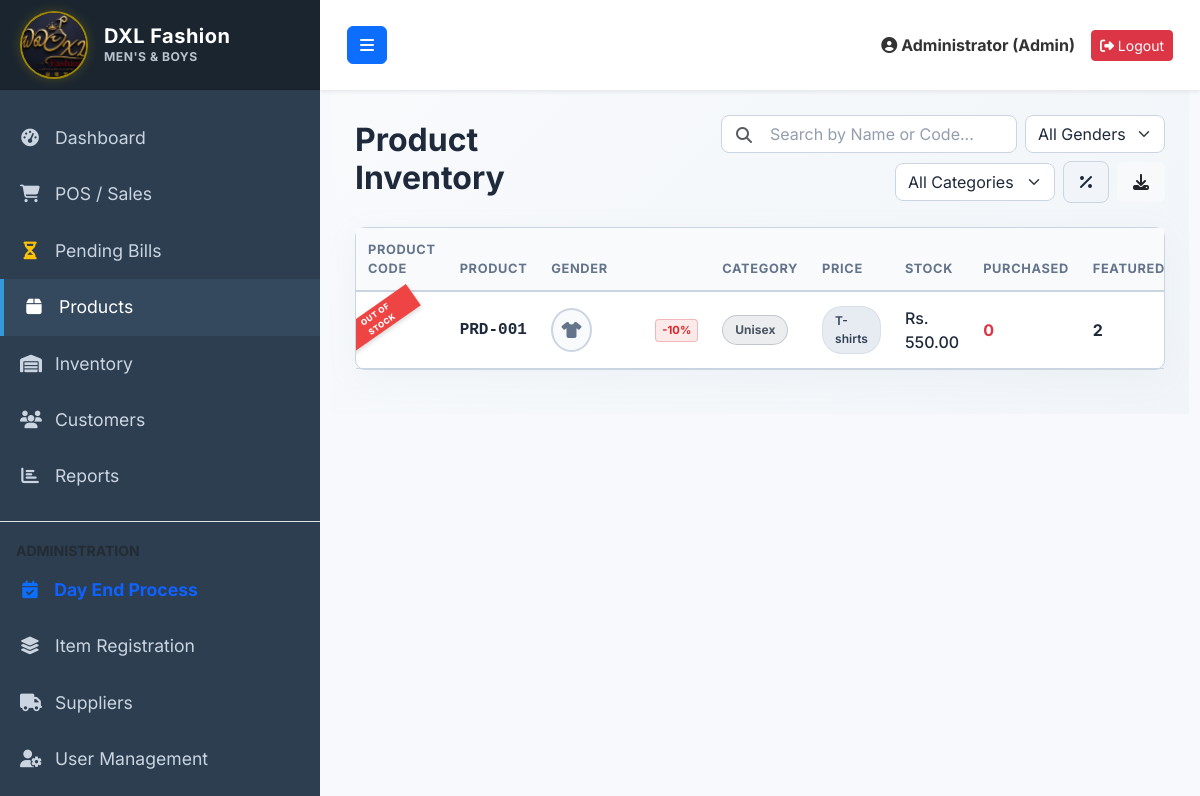
Before: /products.php (signed in) with the older database file.
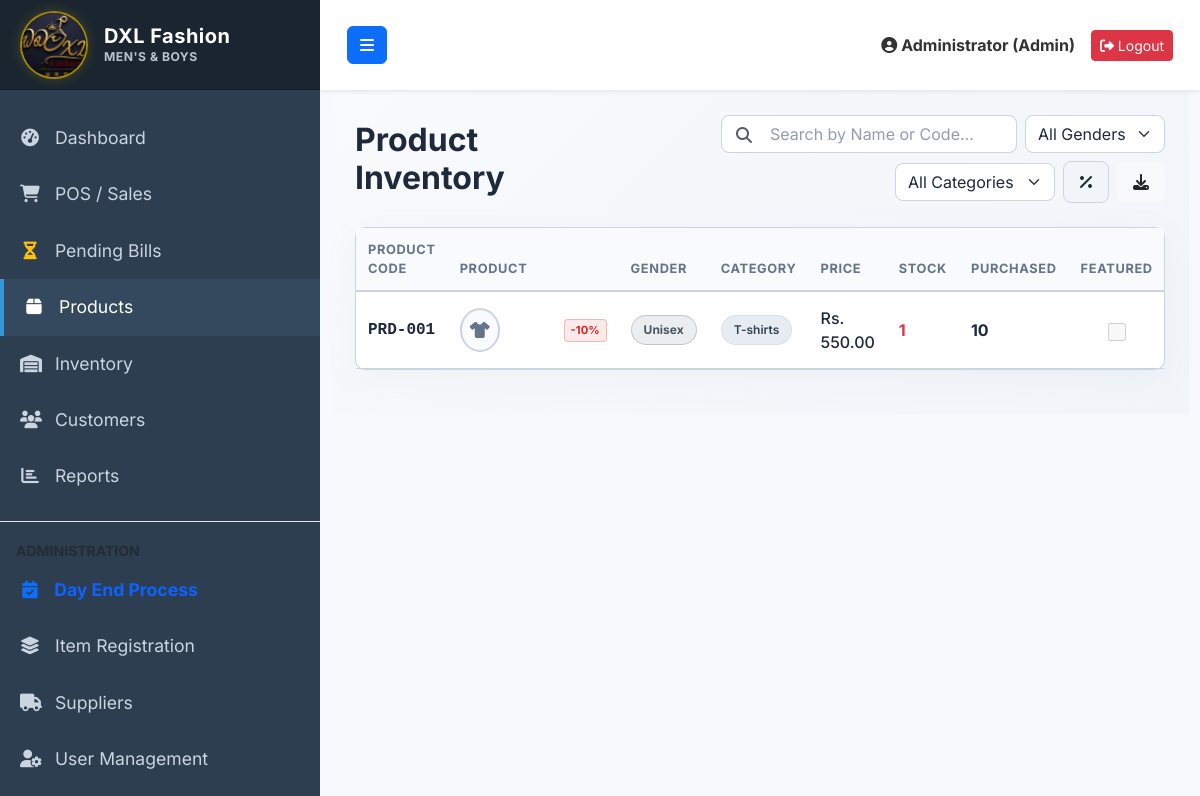
After: the same page with the newer database file.
### tables this page shows
CREATE TABLE `products` (
  `id` int(11) NOT NULL AUTO_INCREMENT,
  `category_id` int(11) DEFAULT NULL,
  `brand_id` int(11) DEFAULT NULL,
  `product_name` varchar(255) NOT NULL,
  `barcode` varchar(100) DEFAULT NULL,
  `size` varchar(10) DEFAULT NULL,
  `gender` varchar(20) DEFAULT 'Unisex',
  `color` varchar(50) DEFAULT NULL,
  `purchase_price` decimal(10,2) NOT NULL DEFAULT 0.00,
  `selling_price` decimal(10,2) NOT NULL DEFAULT 0.00,
  `discount_percent` int(11) DEFAULT 0,
  `stock_quantity` int(11) NOT NULL DEFAULT 0,
  `is_featured` tinyint(1) DEFAULT 0,
  `reorder_level` int(11) NOT NULL DEFAULT 5,
  `image` varchar(255) DEFAULT 'default.png',
  `created_at` timestamp NOT NULL DEFAULT current_timestamp(),
  PRIMARY KEY (`id`),
  UNIQUE KEY `barcode` (`barcode`),
  KEY `category_id` (`category_id`),
  KEY `brand_id` (`brand_id`),
  CONSTRAINT `fk_prod_brand` FOREIGN KEY (`brand_id`) REFERENCES `brands` (`id`) ON DELETE SET NULL,
  CONSTRAINT `fk_prod_cat` FOREIGN KEY (`category_id`) REFERENCES `categories` (`id`) ON DELETE SET NULL
);

CREATE TABLE `categories` (
  `id` int(11) NOT NULL AUTO_INCREMENT,
  `category_name` varchar(100) NOT NULL,
  `created_at` timestamp NOT NULL DEFAULT current_timestamp(),
  PRIMARY KEY (`id`)
);

### products.php (the view, shortened to what the changed rows need)
<?php
require_once 'config/database.php';
require_once 'includes/header.php';
$products = $pdo->query("
    SELECT p.*, c.category_name, b.brand_name,
           COALESCE((SELECT SUM(si.quantity) FROM sale_items si WHERE si.product_id = p.id), 0) as purchased_qty
    FROM products p
    LEFT JOIN categories c ON p.category_id = c.id
    LEFT JOIN brands b ON p.brand_id = b.id
    ORDER BY p.id DESC
")->fetchAll();
?>
<div class="premium-dark-page" style="margin: -24px; padding: 24px;">
    <div class="row align-items-center mb-4 g-3">
        <div class="col-md-3">
            <h2 class="fw-bold m-0 text-white">Product Inventory</h2>
        </div>
    </div>
    <div class="card border-0">
        <div class="card-body p-0">
            <div class="table-responsive">
                <table class="table table-hover align-middle m-0" id="inventoryTable">
                    <thead>
                        <tr>
                            <th>Product Code</th>
                            <th>Product</th>
                            <th>Gender</th>
                            <th>Category</th>
                            <th>Price</th>
                            <th>Stock</th>
                            <th>Purchased</th>
                            <th class="text-center">Featured</th>
                        </tr>
                    </thead>
                    <tbody>
                        <?php foreach($products as $p): ?>
                        <tr class="out-of-stock-container"
                            data-gender="<?= htmlspecialchars($p['gender'] ?? 'Unisex') ?>"
                            data-category="<?= htmlspecialchars($p['category_name'] ?? '') ?>"
                            data-discount="<?= $p['discount_percent'] ?>">
                            <?php if ($p['stock_quantity'] <= 0): ?>
                                <td style="padding:0; width:0; border:0; position:relative;">
                                    <div class="out-of-stock-ribbon">Out of Stock</div>
                                </td>
                            <?php endif; ?>
                            <td class="product-code-cell fw-semibold font-monospace" style="color: #cbd5e1;">
                                <?= htmlspecialchars($p['barcode'] ?: 'PRD-'.str_pad($p['id'], 3, '0', STR_PAD_LEFT)) ?>
                            </td>
                            <td>
                                <div class="d-flex align-items-center gap-3">
                                    <?php
                                    $img_src = (file_exists('assets/images/'.$p['image']) && $p['image'] != 'default.png') ? 'assets/images/'.$p['image'] : null;
                                    if ($img_src):
                                    ?>
                                        <img src="<?= $img_src ?>" class="product-avatar-circle">
                                    <?php else: ?>
                                        <div class="product-avatar-fallback">
                                            <i class="fas fa-tshirt"></i>
                                        </div>
                                    <?php endif; ?>
                                    <div class="d-flex align-items-center">
                                        <span class="product-name-cell fw-bold text-white"><?= htmlspecialchars($p['product_name']) ?></span>
                                        <?php if ($p['discount_percent'] > 0): ?>
                                            <span class="badge-discount-percent">-<?= $p['discount_percent'] ?>%</span>
                                        <?php endif; ?>
                                    </div>
                                </div>
                            </td>
                            <td>
                                <?php
                                $gender_class = 'badge-gender-unisex';
                                ?>
                                <span class="<?= $gender_class ?>"><?= htmlspecialchars($p['gender'] ?? 'Unisex') ?></span>
                            </td>
                            <td>
                                <span class="badge-category-pill"><?= htmlspecialchars($p['category_name'] ?? 'General') ?></span>
                            </td>
                            <td class="text-white fw-medium">
                                Rs. <?= number_format($p['selling_price'], 2) ?>
                            </td>
                            <td>
                                <?php if($p['stock_quantity'] <= $p['reorder_level']): ?>
                                    <span class="fw-bold text-danger"><?= $p['stock_quantity'] ?></span>
                                <?php else: ?>
                                    <span class="fw-bold" style="color: #cbd5e1;"><?= $p['stock_quantity'] ?></span>
                                <?php endif; ?>
                            </td>
                            <td class="fw-bold text-success">
                                <?= number_format($p['purchased_qty']) ?>
                            </td>
                            <td class="text-center">
                                <input type="checkbox" class="premium-custom-checkbox" disabled <?= $p['is_featured'] ? 'checked' : '' ?>>
                            </td>
                        </tr>
                        <?php endforeach; ?>
                    </tbody>
                </table>
            </div>
        </div>
    </div>
</div>
<?php require_once 'includes/footer.php'; ?>

Changed rows visible on the page:
changed products "PRD-001": stock_quantity "0" → "1"; purchased_qty "2" → "10"; is_featured (not shown) → "☐"; no longer shows "OUT OF STOCK"
